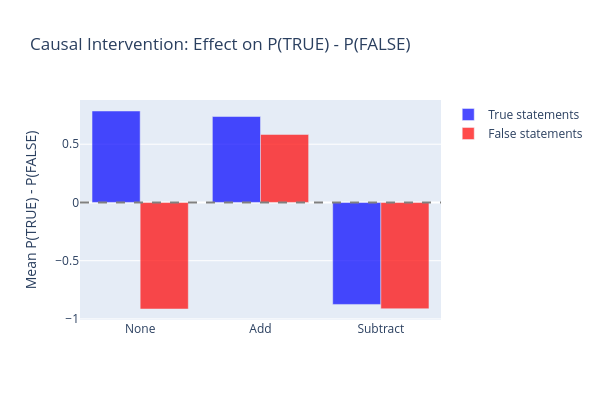

The notebook cell saved with this chart:
### Markdown cell above
### Exercise - implement the batch-aware intervention hook

> ```yaml
> Difficulty: 🔴🔴🔴⚪⚪
> Importance: 🔵🔵🔵🔵🔵
> 
> You should spend up to 15-20 minutes on this exercise.
> This is the most important exercise in this section - it establishes causality.
> ```

We've provided the scaffolding for `intervention_experiment` below. Your task is to implement `make_batch_hook` - the function that returns a hook which adds the scaled direction vector to hidden states at the right token positions for each batch element.

The hook needs to work with variable-length sequences, since after padding different sequences in a batch end at different positions. Use `attention_mask.sum(dim=1)` to find the real sequence length `end` for each batch element, and `len_suffix` (the number of tokens in " This statement is:") to find the two target positions: `end - len_suffix - 1` (the final period of the statement) and `end - len_suffix` (the first token of " This statement is:", i.e. the word "This").

Look at the simpler `make_intervention_hook` above for reference on handling tuple vs. plain tensor outputs.

Read through the full function before you start. The scaffolding:
* Constructs queries by prepending the few-shot prompt and appending " This statement is:" to each statement
* Registers hooks on each intervention layer (and removes them in a `finally` block so errors don't leave hooks stuck)
* Extracts P(TRUE) - P(FALSE) from the last-token logits after the forward pass

### Code cell
def intervention_experiment(
    statements: list[str],
    model: AutoModelForCausalLM,
    tokenizer: AutoTokenizer,
    direction: Float[Tensor, " d_model"],
    few_shot_prompt: str,
    true_id: int,
    false_id: int,
    intervene_layers: list[int],
    intervention: str = "none",
    batch_size: int = 32,
) -> Float[Tensor, " n"]:
    """
    Run the intervention experiment.

    Args:
        statements: Statements to evaluate.
        model: Language model.
        tokenizer: Tokenizer.
        direction: The (already scaled) truth direction vector.
        few_shot_prompt: Few-shot prefix.
        true_id: Token ID for " TRUE".
        false_id: Token ID for " FALSE".
        intervene_layers: List of layer indices to intervene at.
        intervention: "none", "add", or "subtract".
        batch_size: Batch size.

    Returns:
        P(TRUE) - P(FALSE) for each statement.
    """
    assert intervention in ["none", "add", "subtract"]

    # Determine how many tokens " This statement is:" adds
    suffix_tokens = tokenizer.encode(" This statement is:")
    len_suffix = len(suffix_tokens)

    p_diffs = []
    for i in range(0, len(statements), batch_size):
        batch = statements[i : i + batch_size]
        queries = [few_shot_prompt + stmt + " This statement is:" for stmt in batch]

        inputs = tokenizer(queries, return_tensors="pt", padding=True, truncation=True, max_length=512).to(model.device)

        # Register hooks for intervention
        hooks = []
        if intervention != "none":
            dir_device = direction.to(model.device)
            scale = 1.0 if intervention == "add" else -1.0

            # Each sequence in the batch can have a different length, so we iterate over batch
            # elements inside the hook, using attention_mask to find real sequence lengths.
            def make_batch_hook(dir_vec, attn_mask, scl):
                def hook_fn(module, input, output):
                    # YOUR CODE HERE - implement the batch-aware hook:
                    # 1. Extract hidden_states from output (handle tuple or plain tensor)
                    # 2. For each batch element b, find end = attn_mask[b].sum()
                    # 3. Patch at positions end - len_suffix and end - len_suffix - 1
                    # 4. Return the modified output (keeping the tuple structure if applicable)
                    # if isinstance(output, tuple):
                    #     hidden_states = output[0]
                    # else:
                    #     hidden_states = output # [batch, seq_len, d_model]

                    # end = attn_mask.sum(-1)
                    # positions = [end - len_suffix, end - len_suffix - 1]

                    # for pos in positions:
                    #     hidden_states[:, pos, :] += scl*dir_vec

                    # if isinstance(output, tuple):
                    #     return (hidden_states,) + output[1:]
                    # else:
                    #     return hidden_states
                    hidden_states = output[0] if isinstance(output, tuple) else output

                    seq_lens = attn_mask.sum(dim=1)  # [batch]
                    for b in range(hidden_states.shape[0]):
                        end = seq_lens[b].item()
                        for offset in [-len_suffix, -len_suffix - 1]:
                            pos = int(end + offset)
                            if 0 <= pos < hidden_states.shape[1]:
                                hidden_states[b, pos, :] += scl * dir_vec

                    return (hidden_states,) + output[1:] if isinstance(output, tuple) else hidden_states
                    
                return hook_fn

            for layer_idx in intervene_layers:
                hook = model.model.layers[layer_idx].register_forward_hook(
                    make_batch_hook(dir_device, inputs["attention_mask"], scale)
                )
                hooks.append(hook)

        with t.no_grad():
            # Common pattern for hooks, so failed hooks don't get stuck
            try:
                outputs = model(**inputs)
            finally:
                for hook in hooks:
                    hook.remove()

            # Get logits at the last non-padding position, then get probability differences
            last_idx = inputs["attention_mask"].sum(dim=1) - 1
            batch_indices = t.arange(len(batch), device=outputs.logits.device)
            last_logits = outputs.logits[batch_indices, last_idx]
            probs = last_logits.softmax(dim=-1)
            p_diff = probs[:, true_id] - probs[:, false_id]
            p_diffs.append(p_diff.cpu().float())

    return t.cat(p_diffs)


# Train the intervention probe on cities + neg_cities combined. The paper found that
# "training on statements and their opposites improves generalization" - using both
# a statement and its negation gives the probe a cleaner truth direction.
# Load neg_cities for this paired training
neg_cities_df = pd.read_csv(GOT_DATASETS / "neg_cities.csv")
neg_cities_stmts = neg_cities_df["statement"].tolist()
neg_cities_labels = t.tensor(neg_cities_df["label"].values, dtype=t.float32)

neg_cities_acts_dict = extract_activations(neg_cities_stmts, model, tokenizer, [PROBE_LAYER])
neg_cities_acts = neg_cities_acts_dict[PROBE_LAYER]

# Train probe on cities + neg_cities combined
combined_acts = t.cat([activations["cities"], neg_cities_acts])
combined_labels = t.cat([labels_dict["cities"], neg_cities_labels])
combined_probe = MMProbe.from_data(combined_acts, combined_labels)

# Scale the direction
direction = combined_probe.direction
direction_hat = direction / direction.norm()
true_acts = combined_acts[combined_labels == 1]
false_acts = combined_acts[combined_labels == 0]
true_mean = true_acts.mean(0)
false_mean = false_acts.mean(0)
projection_diff = ((true_mean - false_mean) @ direction_hat).item()
scaled_direction = projection_diff * direction_hat

# Intervene at all layers from INTERVENE_LAYER through PROBE_LAYER. This matches
# the paper's "group (b)" hidden states that were found to be causally implicated.
intervene_layer_list = list(range(INTERVENE_LAYER, PROBE_LAYER + 1))

# Run for all 3 conditions × 2 subsets
results_intervention = {}
for intervention_type in ["none", "add", "subtract"]:
    for subset in ["true", "false"]:
        mask = sp_eval_labels == (1 if subset == "true" else 0)
        subset_stmts = [s for s, m in zip(sp_eval_stmts, mask.tolist()) if m]
        p_diffs = intervention_experiment(
            subset_stmts,
            model,
            tokenizer,
            scaled_direction,
            FEW_SHOT_PROMPT,
            TRUE_ID,
            FALSE_ID,
            intervene_layer_list,
            intervention=intervention_type,
        )
        results_intervention[(intervention_type, subset)] = p_diffs.mean().item()

# Print results
intervention_df = pd.DataFrame(
    {
        "Intervention": ["none", "add", "subtract"],
        "True Stmts (mean P_diff)": [
            f"{results_intervention[('none', 'true')]:.4f}",
            f"{results_intervention[('add', 'true')]:.4f}",
            f"{results_intervention[('subtract', 'true')]:.4f}",
        ],
        "False Stmts (mean P_diff)": [
            f"{results_intervention[('none', 'false')]:.4f}",
            f"{results_intervention[('add', 'false')]:.4f}",
            f"{results_intervention[('subtract', 'false')]:.4f}",
        ],
    }
)
print("\nIntervention results (mean P(TRUE) - P(FALSE)):")
display(intervention_df)

# Grouped bar chart
fig = go.Figure()
for subset, color in [("true", "blue"), ("false", "red")]:
    vals = [results_intervention[(interv, subset)] for interv in ["none", "add", "subtract"]]
    fig.add_trace(
        go.Bar(
            name=f"{subset.capitalize()} statements",
            x=["None", "Add", "Subtract"],
            y=vals,
            marker_color=color,
            opacity=0.7,
        )
    )
fig.update_layout(
    title="Causal Intervention: Effect on P(TRUE) - P(FALSE)",
    yaxis_title="Mean P(TRUE) - P(FALSE)",
    barmode="group",
    height=400,
    width=600,
)
fig.add_hline(y=0, line_dash="dash", line_color="gray")
fig.show()

### Figure 1 — Plotly figure (JSON) as saved in the notebook; plotly's stock layout.template omitted (floating-point values rounded to 4 significant figures)
{"data": [{"marker": {"color": "blue"}, "name": "True statements", "opacity": 0.7, "type": "bar", "x": ["None", "Add", "Subtract"], "y": [0.7854, 0.7379, -0.8755]}, {"marker": {"color": "red"}, "name": "False statements", "opacity": 0.7, "type": "bar", "x": ["None", "Add", "Subtract"], "y": [-0.9148, 0.5837, -0.9126]}], "layout": {"barmode": "group", "height": 400, "shapes": [{"line": {"color": "gray", "dash": "dash"}, "type": "line", "x0": 0, "x1": 1, "xref": "x domain", "y0": 0, "y1": 0, "yref": "y"}], "title": {"text": "Causal Intervention: Effect on P(TRUE) - P(FALSE)"}, "width": 600, "yaxis": {"title": {"text": "Mean P(TRUE) - P(FALSE)"}}}}
